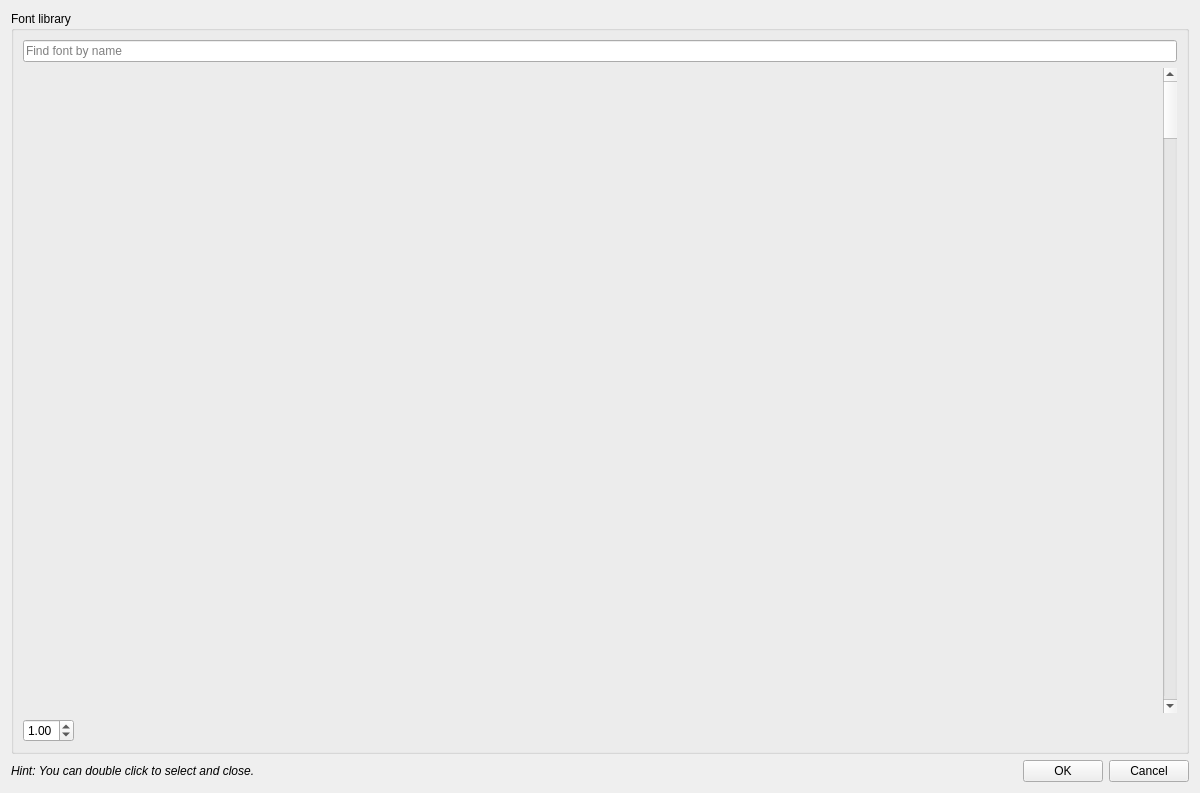
<?xml version="1.0" encoding="UTF-8"?>
<ui version="4.0">
 <class>DlgFont</class>
 <widget class="QWidget" name="DlgFont">
  <property name="geometry">
   <rect>
    <x>0</x>
    <y>0</y>
    <width>1200</width>
    <height>793</height>
   </rect>
  </property>
  <property name="windowTitle">
   <string>Select Font</string>
  </property>
  <property name="windowIcon">
   <iconset resource="../resource/resource.qrc">
    <normaloff>:/16x16_ico_png/font.png</normaloff>:/16x16_ico_png/font.png</iconset>
  </property>
  <layout class="QVBoxLayout" name="verticalLayout_2">
   <item>
    <widget class="QGroupBox" name="groupBox">
     <property name="title">
      <string>Font library</string>
     </property>
     <layout class="QVBoxLayout" name="verticalLayout">
      <item>
       <widget class="QLineEdit" name="filter">
        <property name="placeholderText">
         <string>Find font by name</string>
        </property>
        <property name="clearButtonEnabled">
         <bool>true</bool>
        </property>
       </widget>
      </item>
      <item>
       <layout class="QHBoxLayout" name="horizontalLayout_2">
        <item>
         <widget class="gui::GfxWidget" name="widget" native="true">
          <property name="sizePolicy">
           <sizepolicy hsizetype="Expanding" vsizetype="Expanding">
            <horstretch>0</horstretch>
            <verstretch>0</verstretch>
           </sizepolicy>
          </property>
          <property name="minimumSize">
           <size>
            <width>400</width>
            <height>400</height>
           </size>
          </property>
          <property name="focusPolicy">
           <enum>Qt::StrongFocus</enum>
          </property>
         </widget>
        </item>
        <item>
         <widget class="QScrollBar" name="vScroll">
          <property name="orientation">
           <enum>Qt::Vertical</enum>
          </property>
          <property name="invertedAppearance">
           <bool>false</bool>
          </property>
         </widget>
        </item>
       </layout>
      </item>
      <item>
       <layout class="QHBoxLayout" name="horizontalLayout_3">
        <item>
         <widget class="QDoubleSpinBox" name="zoom">
          <property name="minimum">
           <double>0.100000000000000</double>
          </property>
          <property name="maximum">
           <double>5.000000000000000</double>
          </property>
          <property name="singleStep">
           <double>0.100000000000000</double>
          </property>
          <property name="stepType">
           <enum>QAbstractSpinBox::AdaptiveDecimalStepType</enum>
          </property>
          <property name="value">
           <double>1.000000000000000</double>
          </property>
         </widget>
        </item>
        <item>
         <spacer name="horizontalSpacer_2">
          <property name="orientation">
           <enum>Qt::Horizontal</enum>
          </property>
          <property name="sizeHint" stdset="0">
           <size>
            <width>40</width>
            <height>20</height>
           </size>
          </property>
         </spacer>
        </item>
       </layout>
      </item>
     </layout>
    </widget>
   </item>
   <item>
    <layout class="QHBoxLayout" name="horizontalLayout">
     <item>
      <widget class="QLabel" name="label">
       <property name="text">
        <string>&lt;html&gt;&lt;head/&gt;&lt;body&gt;&lt;p&gt;&lt;span style=&quot; font-style:italic;&quot;&gt;Hint: You can double click to select and close.&lt;/span&gt;&lt;/p&gt;&lt;/body&gt;&lt;/html&gt;</string>
       </property>
       <property name="textFormat">
        <enum>Qt::RichText</enum>
       </property>
      </widget>
     </item>
     <item>
      <spacer name="horizontalSpacer">
       <property name="orientation">
        <enum>Qt::Horizontal</enum>
       </property>
       <property name="sizeHint" stdset="0">
        <size>
         <width>40</width>
         <height>20</height>
        </size>
       </property>
      </spacer>
     </item>
     <item>
      <widget class="QPushButton" name="btnAccept">
       <property name="text">
        <string>OK</string>
       </property>
      </widget>
     </item>
     <item>
      <widget class="QPushButton" name="btnCancel">
       <property name="text">
        <string>Cancel</string>
       </property>
      </widget>
     </item>
    </layout>
   </item>
  </layout>
 </widget>
 <customwidgets>
  <customwidget>
   <class>gui::GfxWidget</class>
   <extends>QWidget</extends>
   <header>gfxwidget.h</header>
   <container>1</container>
  </customwidget>
 </customwidgets>
 <resources>
  <include location="../resource/resource.qrc"/>
 </resources>
 <connections/>
</ui>
